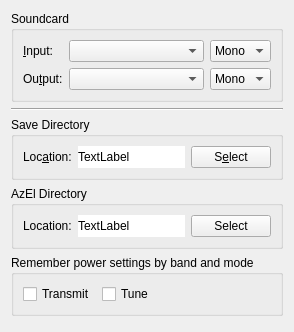
     <widget class="QWidget" name="audio_tab">
      <attribute name="title">
       <string>A&amp;udio</string>
      </attribute>
      <attribute name="toolTip">
       <string>Audio interface settings</string>
      </attribute>
      <layout class="QGridLayout" name="gridLayout_5">
       <item row="5" column="0">
        <spacer name="verticalSpacer_3">
         <property name="orientation">
          <enum>Qt::Vertical</enum>
         </property>
         <property name="sizeHint" stdset="0">
          <size>
           <width>20</width>
           <height>5</height>
          </size>
         </property>
        </spacer>
       </item>
       <item row="1" column="0">
        <widget class="Line" name="line_2">
         <property name="orientation">
          <enum>Qt::Horizontal</enum>
         </property>
        </widget>
       </item>
       <item row="2" column="0">
        <widget class="QGroupBox" name="save_path_group_box">
         <property name="title">
          <string>Save Directory</string>
         </property>
         <layout class="QHBoxLayout" name="horizontalLayout_5">
          <item>
           <widget class="QLabel" name="save_path_label">
            <property name="text">
             <string>Loc&amp;ation:</string>
            </property>
            <property name="buddy">
             <cstring>save_path_select_push_button</cstring>
            </property>
           </widget>
          </item>
          <item>
           <widget class="QLabel" name="save_path_display_label">
            <property name="sizePolicy">
             <sizepolicy hsizetype="Preferred" vsizetype="Preferred">
              <horstretch>1</horstretch>
              <verstretch>0</verstretch>
             </sizepolicy>
            </property>
            <property name="toolTip">
             <string>Path to which .WAV files are saved.</string>
            </property>
            <property name="autoFillBackground">
             <bool>false</bool>
            </property>
            <property name="styleSheet">
             <string notr="true">background-color: rgb(255, 255, 255);</string>
            </property>
            <property name="text">
             <string>TextLabel</string>
            </property>
           </widget>
          </item>
          <item>
           <widget class="QPushButton" name="save_path_select_push_button">
            <property name="toolTip">
             <string>Click to select a different save directory for .WAV files.</string>
            </property>
            <property name="text">
             <string>S&amp;elect</string>
            </property>
           </widget>
          </item>
         </layout>
        </widget>
       </item>
       <item row="0" column="0">
        <widget class="QGroupBox" name="soundcard_group_box">
         <property name="title">
          <string>Soundcard</string>
         </property>
         <layout class="QGridLayout" name="gridLayout_6">
          <item row="1" column="1">
           <widget class="QComboBox" name="sound_output_combo_box">
            <property name="sizePolicy">
             <sizepolicy hsizetype="Preferred" vsizetype="Fixed">
              <horstretch>1</horstretch>
              <verstretch>0</verstretch>
             </sizepolicy>
            </property>
            <property name="toolTip">
             <string>Select the audio CODEC to use for transmitting.
If this is your default device for system sounds then
ensure that all system sounds are disabled otherwise
you will broadcast any systems sounds generated during
transmitting periods.</string>
            </property>
           </widget>
          </item>
          <item row="0" column="1">
           <widget class="QComboBox" name="sound_input_combo_box">
            <property name="sizePolicy">
             <sizepolicy hsizetype="Preferred" vsizetype="Fixed">
              <horstretch>1</horstretch>
              <verstretch>0</verstretch>
             </sizepolicy>
            </property>
            <property name="toolTip">
             <string>Select the audio CODEC to use for receiving.</string>
            </property>
           </widget>
          </item>
          <item row="0" column="0">
           <widget class="QLabel" name="sound_input_label">
            <property name="text">
             <string>&amp;Input:</string>
            </property>
            <property name="buddy">
             <cstring>sound_input_combo_box</cstring>
            </property>
           </widget>
          </item>
          <item row="0" column="2">
           <widget class="QComboBox" name="sound_input_channel_combo_box">
            <property name="toolTip">
             <string>Select the channel to use for receiving.</string>
            </property>
            <item>
             <property name="text">
              <string>Mono</string>
             </property>
            </item>
            <item>
             <property name="text">
              <string>Left</string>
             </property>
            </item>
            <item>
             <property name="text">
              <string>Right</string>
             </property>
            </item>
            <item>
             <property name="text">
              <string>Both</string>
             </property>
            </item>
           </widget>
          </item>
          <item row="1" column="2">
           <widget class="QComboBox" name="sound_output_channel_combo_box">
            <property name="toolTip">
             <string>Select the audio channel used for transmission.
Unless you have multiple radios connected on different
channels; then you will usually want to select mono or
both here.</string>
            </property>
            <item>
             <property name="text">
              <string>Mono</string>
             </property>
            </item>
            <item>
             <property name="text">
              <string>Left</string>
             </property>
            </item>
            <item>
             <property name="text">
              <string>Right</string>
             </property>
            </item>
            <item>
             <property name="text">
              <string>Both</string>
             </property>
            </item>
           </widget>
          </item>
          <item row="1" column="0">
           <widget class="QLabel" name="sound_output_label">
            <property name="text">
             <string>Ou&amp;tput:</string>
            </property>
            <property name="buddy">
             <cstring>sound_output_combo_box</cstring>
            </property>
           </widget>
          </item>
         </layout>
        </widget>
       </item>
       <item row="3" column="0">
        <widget class="QGroupBox" name="azel_path_group_box">
         <property name="title">
          <string>AzEl Directory</string>
         </property>
         <layout class="QHBoxLayout" name="horizontalLayout_10">
          <item>
           <widget class="QLabel" name="azel_path_label">
            <property name="text">
             <string>Location:</string>
            </property>
            <property name="buddy">
             <cstring>azel_path_select_push_button</cstring>
            </property>
           </widget>
          </item>
          <item>
           <widget class="QLabel" name="azel_path_display_label">
            <property name="sizePolicy">
             <sizepolicy hsizetype="Preferred" vsizetype="Preferred">
              <horstretch>1</horstretch>
              <verstretch>0</verstretch>
             </sizepolicy>
            </property>
            <property name="styleSheet">
             <string notr="true">background-color: rgb(255, 255, 255);</string>
            </property>
            <property name="text">
             <string>TextLabel</string>
            </property>
           </widget>
          </item>
          <item>
           <widget class="QPushButton" name="azel_path_select_push_button">
            <property name="text">
             <string>Select</string>
            </property>
           </widget>
          </item>
         </layout>
        </widget>
       </item>
       <item row="4" column="0">
        <widget class="QGroupBox" name="azel_path_group_box_2">
         <property name="minimumSize">
          <size>
           <width>0</width>
           <height>56</height>
          </size>
         </property>
         <property name="title">
          <string>Remember power settings by band and mode</string>
         </property>
         <layout class="QGridLayout" name="gridLayout_15">
          <item row="0" column="0">
           <layout class="QHBoxLayout" name="horizontalLayout_14">
            <item>
             <widget class="QCheckBox" name="checkBoxPwrBandTxMemory">
              <property name="toolTip">
               <string>Enable power memory during transmit</string>
              </property>
              <property name="text">
               <string>Transmit</string>
              </property>
             </widget>
            </item>
            <item>
             <widget class="QCheckBox" name="checkBoxPwrBandTuneMemory">
              <property name="toolTip">
               <string>Enable power memory during tuning</string>
              </property>
              <property name="text">
               <string>Tune</string>
              </property>
             </widget>
            </item>
            <item>
             <spacer name="horizontalSpacer_9">
              <property name="orientation">
               <enum>Qt::Horizontal</enum>
              </property>
              <property name="sizeHint" stdset="0">
               <size>
                <width>103</width>
                <height>13</height>
               </size>
              </property>
             </spacer>
            </item>
           </layout>
          </item>
         </layout>
        </widget>
       </item>
      </layout>
     </widget>
